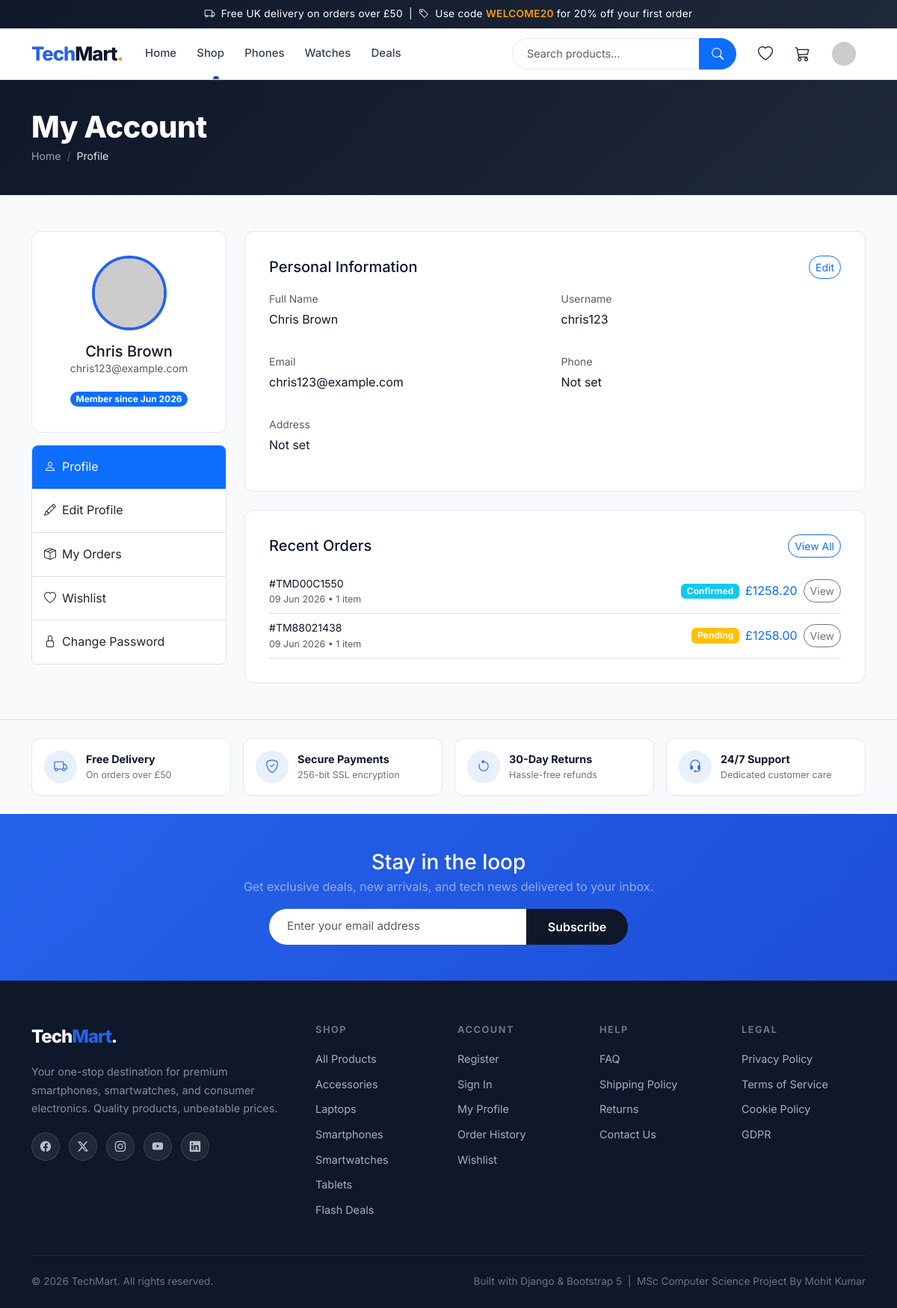
Screenshot of /accounts/profile/ (signed in) with the database file from the repository.
### accounts/models.py (models this page shows, shortened)
class UserProfile(models.Model):
    user = models.OneToOneField(User, on_delete=models.CASCADE, related_name='profile')
    phone = models.CharField(max_length=20, blank=True)
    address = models.CharField(max_length=255, blank=True)
    city = models.CharField(max_length=100, blank=True)
    postcode = models.CharField(max_length=20, blank=True)
    country = models.CharField(max_length=100, blank=True, default='United Kingdom')
    avatar = models.ImageField(upload_to='avatars/', blank=True, null=True)
    bio = models.TextField(blank=True)
    created_at = models.DateTimeField(auto_now_add=True)
    def get_avatar_url(self):
        if self.avatar:
            return self.avatar.url
        return 'https://ui-avatars.com/api/?name=' + self.user.get_full_name() + '&background=2563eb&color=fff&size=128'

### orders/models.py (models this page shows, shortened)
class Order(models.Model):
    STATUS_CHOICES = [
        ('pending', 'Pending'),
        ('confirmed', 'Confirmed'),
        ('processing', 'Processing'),
        ('shipped', 'Shipped'),
        ('delivered', 'Delivered'),
        ('cancelled', 'Cancelled'),
    ]
    PAYMENT_CHOICES = [
        ('card', 'Credit/Debit Card'),
        ('paypal', 'PayPal'),
        ('bank', 'Bank Transfer'),
        ('cod', 'Cash on Delivery'),
    ]
    order_number = models.CharField(max_length=20, unique=True, blank=True)
    user = models.ForeignKey(User, on_delete=models.CASCADE, related_name='orders')
    coupon = models.ForeignKey(Coupon, on_delete=models.SET_NULL, null=True, blank=True)
    status = models.CharField(max_length=20, choices=STATUS_CHOICES, default='pending')
    payment_method = models.CharField(max_length=20, choices=PAYMENT_CHOICES, default='card')
    first_name = models.CharField(max_length=100)
    last_name = models.CharField(max_length=100)
    email = models.EmailField()
    phone = models.CharField(max_length=20)
    address = models.CharField(max_length=255)
    city = models.CharField(max_length=100)
    postcode = models.CharField(max_length=20)
    country = models.CharField(max_length=100, default='United Kingdom')
    subtotal = models.DecimalField(max_digits=10, decimal_places=2, default=0)
    discount_amount = models.DecimalField(max_digits=10, decimal_places=2, default=0)
    shipping_cost = models.DecimalField(max_digits=10, decimal_places=2, default=0)
    total = models.DecimalField(max_digits=10, decimal_places=2, default=0)
    notes = models.TextField(blank=True)
    created_at = models.DateTimeField(auto_now_add=True)
    updated_at = models.DateTimeField(auto_now=True)
    class Meta:
        ordering = ['-created_at']
    def get_status_badge(self):
        badges = {
            'pending': 'warning',
            'confirmed': 'info',
            'processing': 'primary',
            'shipped': 'secondary',
            'delivered': 'success',
            'cancelled': 'danger',
        }
        return badges.get(self.status, 'secondary')

### products/models.py (models this page shows, shortened)
class Category(models.Model):
    name = models.CharField(max_length=200)
    slug = models.SlugField(unique=True, blank=True)
    description = models.TextField(blank=True)
    image_url = models.URLField(blank=True)
    class Meta:
        verbose_name_plural = 'Categories'
        ordering = ['name']

### accounts/views.py (the view)
# urls.py: path('profile/', views.profile_view, name='profile'),
@login_required
def profile_view(request):
    profile, created = UserProfile.objects.get_or_create(user=request.user)
    orders = Order.objects.filter(user=request.user).order_by('-created_at')[:5]
    return render(request, 'accounts/profile.html', {
        'profile': profile,
        'orders': orders,
    })

### cart/cart.py (called while the page is built)
    def __len__(self):
        return sum(item['quantity'] for item in self.cart.values())

### cart/context_processors.py (called while the page is built)
def cart_count(request):
    cart = Cart(request)
    return {'cart_count': len(cart), 'cart': cart}

### products/context_processors.py (called while the page is built)
def categories_processor(request):
    return {'all_categories': Category.objects.all()}

### templates/accounts/profile.html (shortened to what this page needs)
{% extends 'base.html' %}
{% block content %}
<div class="page-header">
  <div class="container page-header-content">
    <h1 class="fw-800 mb-1">My Account</h1>
    <div class="breadcrumb-custom"><a href="{% url 'home' %}">Home</a><span>/</span><span class="current">Profile</span></div>
  </div>
</div>
<div class="container py-5">
  <div class="row g-4">
    <div class="col-md-3">
      <div class="profile-card text-center mb-3">
        <img src="{{ profile.get_avatar_url }}" class="profile-avatar mb-3" alt="{{ user.username }}">
        <h5 class="fw-700 mb-0">{{ user.get_full_name|default:user.username }}</h5>
        <p class="text-muted small">{{ user.email }}</p>
        <span class="badge bg-primary rounded-pill">Member since {{ user.date_joined|date:"M Y" }}</span>
      </div>
      <div class="list-group list-group-flush rounded-3 border">
        <a href="{% url 'profile' %}" class="list-group-item list-group-item-action active py-3"><i class="bi bi-person me-2"></i>Profile</a>
        <a href="{% url 'profile_update' %}" class="list-group-item list-group-item-action py-3"><i class="bi bi-pencil me-2"></i>Edit Profile</a>
        <a href="{% url 'order_history' %}" class="list-group-item list-group-item-action py-3"><i class="bi bi-box-seam me-2"></i>My Orders</a>
        <a href="{% url 'wishlist' %}" class="list-group-item list-group-item-action py-3"><i class="bi bi-heart me-2"></i>Wishlist</a>
        <a href="{% url 'change_password' %}" class="list-group-item list-group-item-action py-3"><i class="bi bi-lock me-2"></i>Change Password</a>
      </div>
    </div>
    <div class="col-md-9">
      <div class="profile-card mb-4">
        <div class="d-flex justify-content-between align-items-center mb-3">
          <h5 class="fw-700 mb-0">Personal Information</h5>
          <a href="{% url 'profile_update' %}" class="btn btn-outline-primary btn-sm rounded-pill">Edit</a>
        </div>
        <div class="row g-3">
          <div class="col-md-6">
            <p class="text-muted small mb-1">Full Name</p>
            <p class="fw-600">{{ user.get_full_name|default:"Not set" }}</p>
          </div>
          <div class="col-md-6">
            <p class="text-muted small mb-1">Username</p>
            <p class="fw-600">{{ user.username }}</p>
          </div>
          <div class="col-md-6">
            <p class="text-muted small mb-1">Email</p>
            <p class="fw-600">{{ user.email }}</p>
          </div>
          <div class="col-md-6">
            <p class="text-muted small mb-1">Phone</p>
            <p class="fw-600">{{ profile.phone|default:"Not set" }}</p>
          </div>
          <div class="col-12">
            <p class="text-muted small mb-1">Address</p>
            <p class="fw-600">{{ profile.address|default:"Not set" }}{% if profile.city %}, {{ profile.city }}{% endif %}{% if profile.postcode %} {{ profile.postcode }}{% endif %}</p>
          </div>
        </div>
      </div>
      <div class="profile-card">
        <div class="d-flex justify-content-between align-items-center mb-3">
          <h5 class="fw-700 mb-0">Recent Orders</h5>
          <a href="{% url 'order_history' %}" class="btn btn-outline-primary btn-sm rounded-pill">View All</a>
        </div>
        {% if orders %}
        {% for order in orders %}
        <div class="d-flex justify-content-between align-items-center py-2 border-bottom">
          <div>
            <p class="fw-600 mb-0 small">#{{ order.order_number }}</p>
            <p class="text-muted mb-0" style="font-size:.78rem">{{ order.created_at|date:"d M Y" }} &bull; {{ order.items.count }} item{{ order.items.count|pluralize }}</p>
          </div>
          <div class="d-flex align-items-center gap-2">
            <span class="badge bg-{{ order.get_status_badge }}">{{ order.get_status_display }}</span>
            <span class="fw-700 text-primary">£{{ order.total }}</span>
            <a href="{% url 'order_detail' order.order_number %}" class="btn btn-sm btn-outline-secondary rounded-pill">View</a>
          </div>
        </div>
        {% endfor %}
        {% else %}
        <p class="text-muted text-center py-3">No orders yet. <a href="{% url 'product_list' %}">Start shopping!</a></p>
        {% endif %}
      </div>
    </div>
  </div>
</div>
{% endblock %}

### templates/base.html (shortened to what this page needs)
{% load static %}
<!DOCTYPE html>
<html lang="en">
<head>
<link href="https://cdn.jsdelivr.net/npm/bootstrap@5.3.2/dist/css/bootstrap.min.css" rel="stylesheet">
<link rel="stylesheet" href="https://cdn.jsdelivr.net/npm/bootstrap-icons@1.11.3/font/bootstrap-icons.min.css">
<link rel="stylesheet" href="{% static 'css/style.css' %}">
</head>
<body>
<div class="announcement-bar">
  <i class="bi bi-truck me-1"></i>
  Free UK delivery on orders over £50 &nbsp;|&nbsp;
  <i class="bi bi-tag me-1"></i>
  Use code <a href="{% url 'product_list' %}">WELCOME20</a> for 20% off your first order
</div>
<nav class="navbar navbar-expand-lg">
  <div class="container">
    <a class="navbar-brand" href="{% url 'home' %}">
      <span>Tech</span>Mart<span class="dot">.</span>
    </a>
    <div class="collapse navbar-collapse" id="navMain">
      <ul class="navbar-nav me-auto">
        <li class="nav-item">
          <a class="nav-link {% if request.resolver_match.url_name == 'home' %}active{% endif %}" href="{% url 'home' %}">Home</a>
        </li>
        <li class="nav-item dropdown">
          <a class="nav-link dropdown-toggle" href="#" data-bs-toggle="dropdown">Shop</a>
        </li>
        <li class="nav-item">
          <a class="nav-link" href="{% url 'product_list' %}?category=smartphones">Phones</a>
        </li>
        <li class="nav-item">
          <a class="nav-link" href="{% url 'product_list' %}?category=smartwatches">Watches</a>
        </li>
        <li class="nav-item">
          <a class="nav-link" href="{% url 'product_list' %}?sort=price_asc">Deals</a>
        </li>
      </ul>
      <form class="search-form me-3" action="{% url 'search' %}" method="GET">
        <div class="input-group">
          <input class="form-control" type="search" name="q" placeholder="Search products..." value="{{ request.GET.q }}">
          <button class="btn btn-primary" type="submit"><i class="bi bi-search"></i></button>
        </div>
      </form>
      <div class="d-flex align-items-center gap-1">
        <a href="{% url 'wishlist' %}" class="cart-icon" title="Wishlist">
          <i class="bi bi-heart fs-5"></i>
        </a>
        <a href="{% url 'cart_detail' %}" class="cart-icon" title="Cart">
          <i class="bi bi-cart3 fs-5"></i>
        </a>
        {% if user.is_authenticated %}
        <div class="dropdown">
          <a class="cart-icon" href="#" data-bs-toggle="dropdown">
            <img src="{{ user.profile.get_avatar_url }}" alt="{{ user.username }}" width="32" height="32" class="rounded-circle" style="object-fit:cover">
          </a>
        </div>
        {% else %}
        <a href="{% url 'login' %}" class="btn btn-outline-dark btn-sm ms-1 rounded-pill px-3">Sign In</a>
        <a href="{% url 'register' %}" class="btn btn-primary btn-sm rounded-pill px-3">Register</a>
        {% endif %}
      </div>
    </div>
  </div>
</nav>
<main>
{% block content %}{% endblock %}
</main>
{% block trust_badges %}
<section class="py-4 bg-light-custom border-top">
  <div class="container">
    <div class="row g-3">
      <div class="col-6 col-lg-3">
        <div class="trust-badge">
          <div class="trust-icon"><i class="bi bi-truck"></i></div>
          <div>
            <p class="trust-title">Free Delivery</p>
            <p class="trust-desc">On orders over £50</p>
          </div>
        </div>
      </div>
      <div class="col-6 col-lg-3">
        <div class="trust-badge">
          <div class="trust-icon"><i class="bi bi-shield-check"></i></div>
          <div>
            <p class="trust-title">Secure Payments</p>
            <p class="trust-desc">256-bit SSL encryption</p>
          </div>
        </div>
      </div>
      <div class="col-6 col-lg-3">
        <div class="trust-badge">
          <div class="trust-icon"><i class="bi bi-arrow-counterclockwise"></i></div>
          <div>
            <p class="trust-title">30-Day Returns</p>
            <p class="trust-desc">Hassle-free refunds</p>
          </div>
        </div>
      </div>
      <div class="col-6 col-lg-3">
        <div class="trust-badge">
          <div class="trust-icon"><i class="bi bi-headset"></i></div>
          <div>
            <p class="trust-title">24/7 Support</p>
            <p class="trust-desc">Dedicated customer care</p>
          </div>
        </div>
      </div>
    </div>
  </div>
</section>
{% endblock %}
{% block newsletter %}
<section class="newsletter-section">
  <div class="container text-center">
    <h3 class="text-white fw-800 mb-1">Stay in the loop</h3>
    <p class="text-white-50 mb-3">Get exclusive deals, new arrivals, and tech news delivered to your inbox.</p>
    <form class="d-flex justify-content-center">
      <div class="input-group newsletter-input-group" style="max-width:480px">
        <input type="email" class="form-control" placeholder="Enter your email address">
        <button class="btn text-white" type="submit">Subscribe</button>
      </div>
    </form>
  </div>
</section>
{% endblock %}
<footer class="footer">
  <div class="container">
    <div class="row g-4">
      <div class="col-lg-4">
        <div class="footer-brand">Tech<span>Mart</span>.</div>
        <p class="footer-desc">Your one-stop destination for premium smartphones, smartwatches, and consumer electronics. Quality products, unbeatable prices.</p>
        <div class="social-links">
          <a href="#" class="social-link"><i class="bi bi-facebook"></i></a>
          <a href="#" class="social-link"><i class="bi bi-twitter-x"></i></a>
          <a href="#" class="social-link"><i class="bi bi-instagram"></i></a>
          <a href="#" class="social-link"><i class="bi bi-youtube"></i></a>
          <a href="#" class="social-link"><i class="bi bi-linkedin"></i></a>
        </div>
      </div>
      <div class="col-6 col-lg-2">
        <p class="footer-title">Shop</p>
        <ul class="footer-links">
          <li><a href="{% url 'product_list' %}">All Products</a></li>
          {% for cat in all_categories|slice:":5" %}
          <li><a href="{% url 'category_products' cat.slug %}">{{ cat.name }}</a></li>
          {% endfor %}
          <li><a href="{% url 'product_list' %}?sort=price_asc">Flash Deals</a></li>
        </ul>
      </div>
      <div class="col-6 col-lg-2">
        <p class="footer-title">Account</p>
        <ul class="footer-links">
          <li><a href="{% url 'register' %}">Register</a></li>
          <li><a href="{% url 'login' %}">Sign In</a></li>
          <li><a href="{% url 'profile' %}">My Profile</a></li>
          <li><a href="{% url 'order_history' %}">Order History</a></li>
          <li><a href="{% url 'wishlist' %}">Wishlist</a></li>
        </ul>
      </div>
      <div class="col-6 col-lg-2">
        <p class="footer-title">Help</p>
        <ul class="footer-links">
          <li><a href="{% url 'info_page' %}">FAQ</a></li>
          <li><a href="{% url 'info_page' %}">Shipping Policy</a></li>
          <li><a href="{% url 'info_page' %}">Returns</a></li>
          <li><a href="{% url 'contact_page' %}">Contact Us</a></li>
        </ul>
      </div>
      <div class="col-6 col-lg-2">
        <p class="footer-title">Legal</p>
        <ul class="footer-links">
          <li><a href="#">Privacy Policy</a></li>
          <li><a href="#">Terms of Service</a></li>
          <li><a href="#">Cookie Policy</a></li>
          <li><a href="#">GDPR</a></li>
        </ul>
      </div>
    </div>
    <div class="footer-bottom">
      <p>&copy; 2026 TechMart. All rights reserved.</p>
      <p>Built with Django &amp; Bootstrap 5 &nbsp;|&nbsp; MSc Computer Science Project By Mohit Kumar </p>
    </div>
  </div>
</footer>
</body>
</html>

### rows the page displays
UserProfile: phone "Not set", address "Not set"
Order: order_number "TMD00C1550", created_at "09 Jun 2026", items.count "1", status "Confirmed", total "1258.20"
Order: order_number "TM88021438", created_at "09 Jun 2026", items.count "1", status "Pending", total "1258.00"
Category: name "Accessories"
Category: name "Laptops"
Category: name "Smartphones"
Category: name "Smartwatches"
Category: name "Tablets"

### other values shown
{{ user.get_full_name|default:user.username }} "Chris Brown"
{{ user.email }} "chris123@example.com"
{{ user.date_joined|date:"M Y" }} "Jun 2026"
{{ user.get_full_name|default:"Not set" }} "Chris Brown"
{{ user.username }} "chris123"
